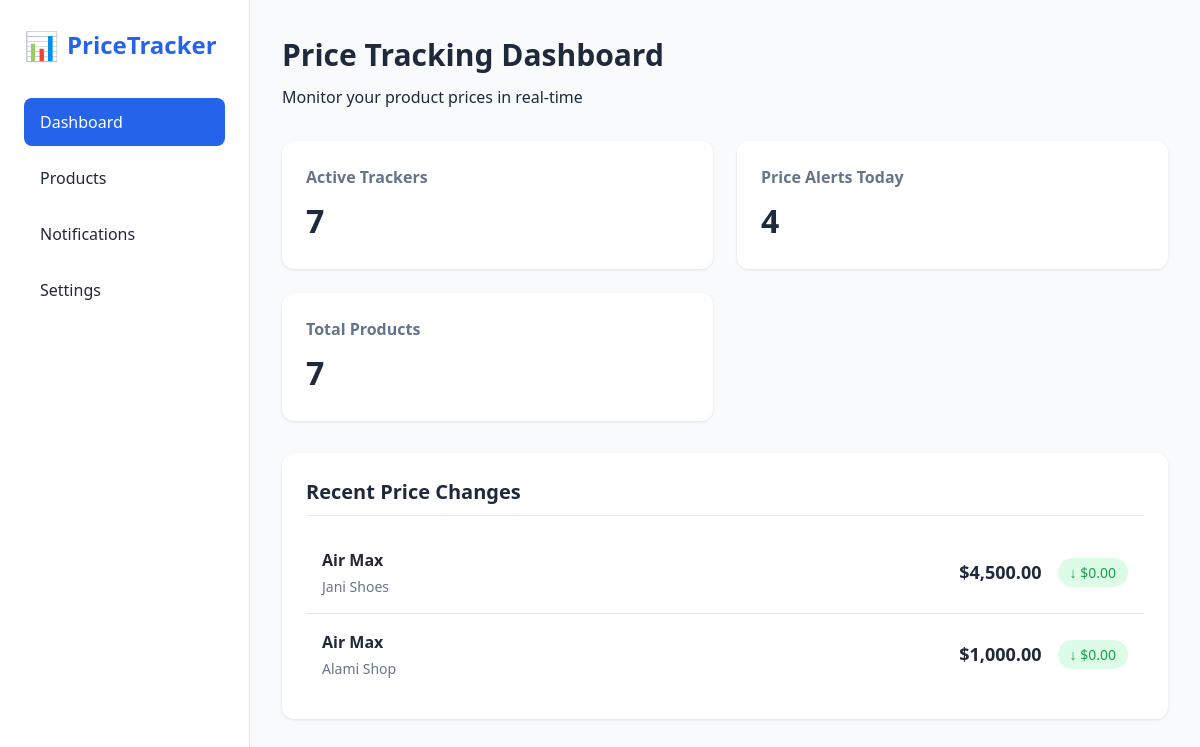
The app's page /product_tracking/index.php with its own data.
### tables this page shows
CREATE TABLE `user_tracking` (
  `id` int(11) NOT NULL,
  `user_id` int(11) NOT NULL,
  `product_id` int(11) NOT NULL,
  `price_criteria` float NOT NULL,
  `criteria_type` enum('increase','decrease','equal') NOT NULL,
  `created_at` timestamp NOT NULL DEFAULT current_timestamp()
);

CREATE TABLE `products` (
  `id` int(11) NOT NULL,
  `business_name` varchar(255) DEFAULT NULL,
  `product_name` varchar(255) DEFAULT NULL,
  `price` decimal(10,2) DEFAULT NULL
);

### product_tracking/index.php (the view, shortened to what this page needs)
<?php
$host = 'localhost';
$username = 'root';
$password = '';
$dbname = 'data';
$conn = new mysqli($host, $username, $password, $dbname);
$sql = "SELECT ut.*, p.price AS current_price, p.product_name, p.business_name
        FROM user_tracking ut
        JOIN products p ON ut.product_id = p.id";
$result = $conn->query($sql);
$notifications = [];
while ($row = $result->fetch_assoc()) {
    $user_id = $row['user_id'];
    $product_id = $row['product_id'];
    $current_price = floatval($row['current_price']);
    $price_criteria = floatval($row['price_criteria']);
    $criteria_type = $row['criteria_type'];
    $notify = false;
    if ($criteria_type == 'increase' && $current_price > $price_criteria) {
        $notify = true;
    } elseif ($criteria_type == 'decrease' && $current_price < $price_criteria) {
        $notify = true;
    } elseif ($criteria_type == 'equal' && $current_price == $price_criteria) {
        $notify = true;
    }
    if ($notify) {
        $message = "The price of {$row['product_name']} from {$row['business_name']} is now $current_price.";
        $notifications[] = [
            'message' => $message,
            'product' => $row['product_name'],
            'business' => $row['business_name'],
            'price_diff' => $current_price - $price_criteria,
            'current_price' => $current_price
        ];
        $notification_sql = "INSERT INTO price_notifications (user_id, product_id, old_price, new_price, notification_message)
                           VALUES ($user_id, $product_id, $price_criteria, $current_price, '$message')";
        $conn->query($notification_sql);
    }
}
?>
<!DOCTYPE html>
<html lang="en">
<head>
</head>
<body>
    <div class="dashboard">
        <aside class="sidebar">
            <div class="logo">
                <span class="logo-icon">📊</span>
                PriceTracker
            </div>
            <nav>
                <ul class="nav-menu">
                    <li class="nav-item active">Dashboard</li>
                    <li class="nav-item">Products</li>
                    <li class="nav-item">Notifications</li>
                    <li class="nav-item">Settings</li>
                </ul>
            </nav>
        </aside>
        <main class="main-content">
            <div class="header">
                <h1>Price Tracking Dashboard</h1>
                <p>Monitor your product prices in real-time</p>
            </div>
            <div class="stats-grid">
                <div class="stat-card">
                    <h3>Active Trackers</h3>
                    <div class="stat-value">
                        <?php
                            $tracker_count = $conn->query("SELECT COUNT(*) as count FROM user_tracking")->fetch_assoc()['count'];
                            echo $tracker_count;
                        ?>
                    </div>
                </div>
                <div class="stat-card">
                    <h3>Price Alerts Today</h3>
                    <div class="stat-value">
                        <?php
                            $today_alerts = $conn->query("SELECT COUNT(*) as count FROM price_notifications WHERE DATE(created_at) = CURDATE()")->fetch_assoc()['count'];
                            echo $today_alerts;
                        ?>
                    </div>
                </div>
                <div class="stat-card">
                    <h3>Total Products</h3>
                    <div class="stat-value">
                        <?php
                            $products_count = $conn->query("SELECT COUNT(*) as count FROM products")->fetch_assoc()['count'];
                            echo $products_count;
                        ?>
                    </div>
                </div>
            </div>
            <div class="notifications">
                <h2>Recent Price Changes</h2>
                <div id="notifications-container">
                    <?php foreach ($notifications as $notification): ?>
                        <div class="notification-item">
                            <div class="product-info">
                                <h4><?php echo htmlspecialchars($notification['product']); ?></h4>
                                <div class="business-name"><?php echo htmlspecialchars($notification['business']); ?></div>
                            </div>
                            <div class="price-info">
                                <div class="current-price">
                                    $<?php echo number_format($notification['current_price'], 2); ?>
                                </div>
                                <span class="price-badge <?php echo $notification['price_diff'] > 0 ? 'price-increase' : 'price-decrease'; ?>">
                                    <?php
                                        $arrow = $notification['price_diff'] > 0 ? '↑' : '↓';
                                        echo $arrow . ' $' . number_format(abs($notification['price_diff']), 2);
                                    ?>
                                </span>
                            </div>
                        </div>
                    <?php endforeach; ?>
                </div>
            </div>
        </main>
    </div>
</body>
</html>

### product_tracking/index.php (style rules this page uses)
* { margin: 0; padding: 0; box-sizing: border-box; font-family: 'Segoe UI', system-ui, sans-serif; }
:root { --primary: #2563eb; --secondary: #4338ca; --success: #16a34a; --danger: #dc2626; --background: #f8fafc; --card: #ffffff; --text: #1e293b; --border: #e2e8f0; }
body { background: var(--background); color: var(--text); line-height: 1.5; }
.dashboard { display: grid; grid-template-columns: 250px 1fr; min-height: 100vh; }
.sidebar { background: var(--card); padding: 1.5rem; border-right: 1px solid var(--border); }
.logo { font-size: 1.5rem; font-weight: 600; color: var(--primary); margin-bottom: 2rem; display: flex; align-items: center; gap: 0.5rem; }
.logo-icon { font-size: 1.75rem; }
.nav-menu { list-style: none; }
.nav-item { padding: 0.75rem 1rem; margin: 0.5rem 0; border-radius: 0.5rem; cursor: pointer; transition: all 0.3s ease; }
.nav-item.active { background: var(--primary); color: white; }
.main-content { padding: 2rem; }
.header { margin-bottom: 2rem; }
.header h1 { font-size: 1.875rem; font-weight: 600; color: var(--text); margin-bottom: 0.5rem; }
.stats-grid { display: grid; grid-template-columns: repeat(auto-fit, minmax(300px, 1fr)); gap: 1.5rem; margin-bottom: 2rem; }
.stat-card { background: var(--card); padding: 1.5rem; border-radius: 0.75rem; box-shadow: 0 1px 3px rgba(0,0,0,0.1); transition: transform 0.3s ease; }
.stat-card h3 { font-size: 1rem; color: #64748b; margin-bottom: 0.5rem; }
.stat-value { font-size: 2rem; font-weight: 600; color: var(--text); }
.notifications { background: var(--card); padding: 1.5rem; border-radius: 0.75rem; box-shadow: 0 1px 3px rgba(0,0,0,0.1); }
.notifications h2 { font-size: 1.25rem; margin-bottom: 1rem; padding-bottom: 0.5rem; border-bottom: 1px solid var(--border); }
.notification-item { padding: 1rem; border-bottom: 1px solid var(--border); display: flex; justify-content: space-between; align-items: center; transition: background-color 0.3s ease; }
.notification-item:last-child { border-bottom: none; }
.product-info h4 { font-size: 1rem; font-weight: 600; margin-bottom: 0.25rem; }
.business-name { font-size: 0.875rem; color: #64748b; }
.price-info { display: flex; align-items: center; gap: 1rem; }
.current-price { font-size: 1.125rem; font-weight: 600; }
.price-badge { padding: 0.25rem 0.75rem; border-radius: 9999px; font-size: 0.875rem; font-weight: 500; display: flex; align-items: center; gap: 0.25rem; }
.price-decrease { background: #dcfce7; color: var(--success); }

### records on screen
user_tracking: product.product_name "Air Max", product.business_name "Jani Shoes", product.price "4,500.00", arrow "↓", price_diff "0.00"
user_tracking: product.product_name "Air Max", product.business_name "Alami Shop", product.price "1,000.00", arrow "↓", price_diff "0.00"

### other values on screen
$tracker_count "7"
$today_alerts "4"
$products_count "7"
